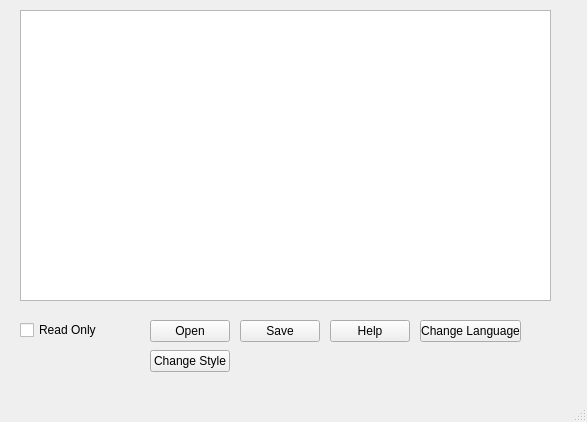
<?xml version="1.0" encoding="UTF-8"?>
<ui version="4.0">
 <class>MainWindow</class>
 <widget class="QMainWindow" name="MainWindow">
  <property name="geometry">
   <rect>
    <x>0</x>
    <y>0</y>
    <width>587</width>
    <height>422</height>
   </rect>
  </property>
  <property name="windowTitle">
   <string>Text Editor</string>
  </property>
  <widget class="QWidget" name="centralwidget">
   <widget class="QPlainTextEdit" name="plainTextEdit">
    <property name="geometry">
     <rect>
      <x>20</x>
      <y>10</y>
      <width>531</width>
      <height>291</height>
     </rect>
    </property>
   </widget>
   <widget class="QPushButton" name="openButton">
    <property name="geometry">
     <rect>
      <x>150</x>
      <y>320</y>
      <width>80</width>
      <height>22</height>
     </rect>
    </property>
    <property name="text">
     <string>Open</string>
    </property>
   </widget>
   <widget class="QPushButton" name="saveButton">
    <property name="geometry">
     <rect>
      <x>240</x>
      <y>320</y>
      <width>80</width>
      <height>22</height>
     </rect>
    </property>
    <property name="text">
     <string>Save</string>
    </property>
   </widget>
   <widget class="QPushButton" name="refButton">
    <property name="geometry">
     <rect>
      <x>330</x>
      <y>320</y>
      <width>80</width>
      <height>22</height>
     </rect>
    </property>
    <property name="text">
     <string>Help</string>
    </property>
   </widget>
   <widget class="QCheckBox" name="checkBox">
    <property name="geometry">
     <rect>
      <x>20</x>
      <y>320</y>
      <width>121</width>
      <height>20</height>
     </rect>
    </property>
    <property name="text">
     <string>Read Only</string>
    </property>
   </widget>
   <widget class="QPushButton" name="switchLangButton">
    <property name="geometry">
     <rect>
      <x>420</x>
      <y>320</y>
      <width>101</width>
      <height>22</height>
     </rect>
    </property>
    <property name="text">
     <string>Change Language</string>
    </property>
   </widget>
   <widget class="QPushButton" name="styleButton">
    <property name="geometry">
     <rect>
      <x>150</x>
      <y>350</y>
      <width>80</width>
      <height>22</height>
     </rect>
    </property>
    <property name="text">
     <string>Change Style</string>
    </property>
   </widget>
  </widget>
  <widget class="QMenuBar" name="menubar">
   <property name="geometry">
    <rect>
     <x>0</x>
     <y>0</y>
     <width>587</width>
     <height>21</height>
    </rect>
   </property>
  </widget>
  <widget class="QStatusBar" name="statusbar"/>
 </widget>
 <resources/>
 <connections/>
</ui>
